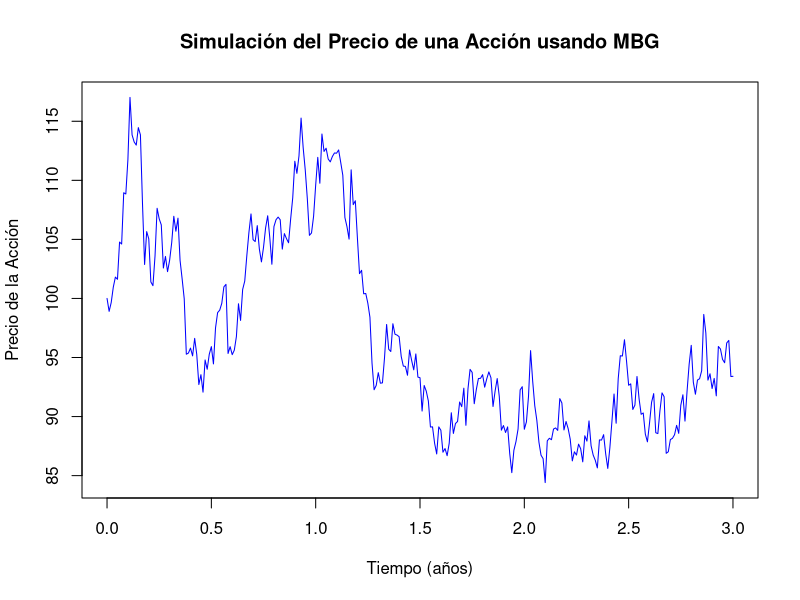

Here is the R script that generated this plot:
# Cargando las bibliotecas necesarias
library(ggplot2)

# Parámetros del modelo
S0 <- 100  # Precio inicial
mu <- 0.05  # Tasa de retorno esperada
sigma <- 0.2  # Volatilidad
T <- 3  # Periodo de tiempo en años
dt <- 0.01  # Paso de tiempo
N <- as.integer(T / dt) + 1  # Número de pasos, ajustado para incluir el último paso
t <- seq(0, T, length.out = N)  # Vector de tiempo con la longitud ajustada

# Configurando la semilla para la reproducibilidad
set.seed(42)

# Simulación del precio de la acción
Z <- rnorm(N)  # Generación de valores aleatorios normales
S <- numeric(N)  # Vector para almacenar los precios simulados
S[1] <- S0  # Estableciendo el precio inicial

for (i in 2:N) {
  S[i] <- S[i-1] * exp((mu - 0.5 * sigma^2) * dt + sigma * sqrt(dt) * Z[i])
}

# Cálculo del rendimiento simple
rendimiento_simple <- (S[N] - S[1]) / S[1]

# Gráfico de los precios simulados
plot(t, S, type = 'l', col = 'blue', main = "Simulación del Precio de una Acción usando MBG",
     xlab = "Tiempo (años)", ylab = "Precio de la Acción")

# Imprimir el rendimiento simple calculado
cat(sprintf("El rendimiento simple calculado es: %.2f%%\n", rendimiento_simple * 100))
